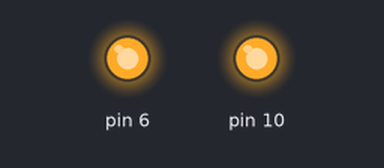
This sketch was run on a simulated Arduino Uno, built with avr-gcc and run on an emulated ATmega328P. Shown: output pins drawn as LEDs (lit = HIGH).

Above: at 0.1 s.
Timing chart, 0 to 1.6 s (numbered marks = the images above):
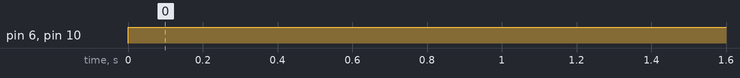

The sketch:

encoder.ino
```cpp
int p = 0;
int rev = 0;
void setup() {
  Serial.begin(9600);
  pinMode(10, OUTPUT);
  pinMode(6, OUTPUT);
  pinMode(2, INPUT_PULLUP);
  //attachInterrupt(digitalPinToInterrupt(2), position, RISING);
}
void loop() {
  	//revolution(10);
  	analogWrite(10, 255);
  	analogWrite(6, 255);
  	//Serial.println(p);

}
/*void position() {
	p++;
	if( p > 95 ){
		p = 0; rev ++;
	}
}
void revolution(int pin) {
	analogWrite(pin, );
	int r = rev;
	while( r == rev){
		Serial.println(p);
	}
	analogWrite(pin, 0);
}*/
```

Measured:
- by itself, pin 6, pin 10: LOW → HIGH at 0.00 s
